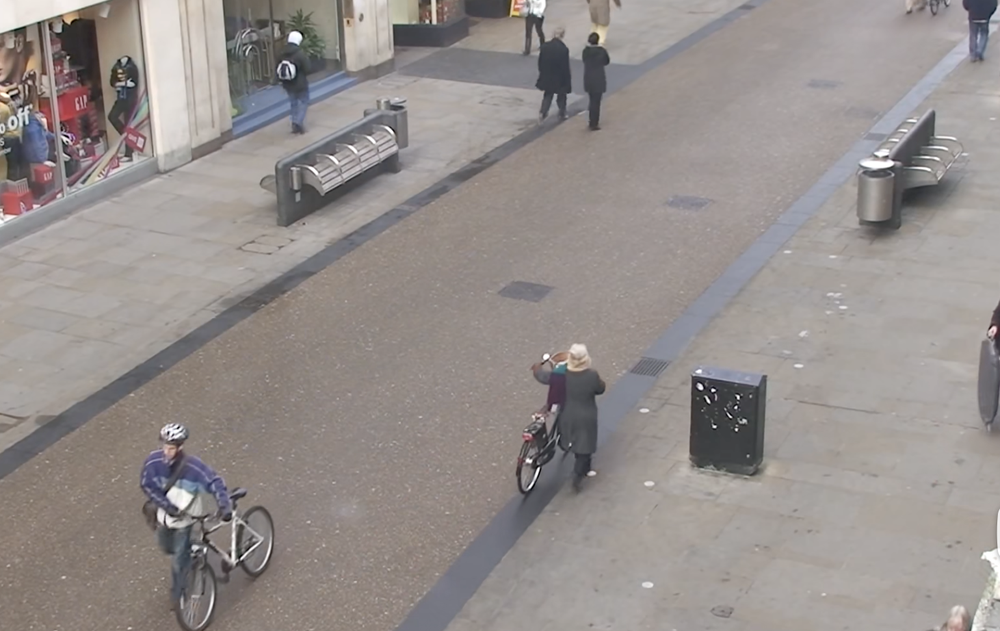
#> input picture video/people3.png, 1000 x 631 px, shrunk from 1462 x 922 before the run
$ python detect.py
#> lines starting #> are read from the running program, lines starting #| are printed output that depends on the picture; after the words box and inside, x2 and y2 are one past the last pixel; in counts of white or black regions, pixels touching at a corner belong together
#> further down, img is the input picture: shape (631, 1000, 3); mean B, G, R 140.3, 142.6, 149.2
import cv2


class TargetDetect:
    def __init__(self):
        self.hog = cv2.HOGDescriptor()  # 定义一个模型
        self.hog.setSVMDetector(cv2.HOGDescriptor_getDefaultPeopleDetector())  # 分类是基于人的分类

    def is_inside(self, o, i):  # 如果o框在i框里面，那么就返回True，否则，返回False
        ox, oy, ow, oh = o
        ix, iy, iw, ih = i
        return ox > ix and oy > iy and ox + ow < ix + iw and oy + oh < iy + ih

    @staticmethod
    def draw_person(img, person):  # 给检测出来的人画框
        x, y, w, h = person
        cv2.rectangle(img, (x, y), (x + w, y + h), (0, 255, 255), 2)

    def dectect(self, img):

        found, w = self.hog.detectMultiScale(img)  # 这里用detectMultiScale来加载图像
#> found = [[518, 7, 74, 148], [558, 11, 72, 144], [530, 324, 97, 194]]; w = [2.57, 4.02, 1.44]
        # found is the rectangle of target

        found_filtered = []
        for ri, r in enumerate(found):
            for qi, q in enumerate(found):
                if ri != qi and self.is_inside(r, q):  # 如果是索引不同的两个框，并且r框在q框里面完全包含了，就直接break
                    print('过')  # 这里我们发现没有这种不同框相互包含的情况，三个框都不是相互包含的关系
                    break
                else:
                    found_filtered.append(r)
#> this loop made 3 passes
#> after the loop, found_filtered = [[518, 7, 74, 148], [518, 7, 74, 148], [518, 7, 74, 148], [558, 11, 72, 144], [558, 11, 72, 144], [558, 11, 72, 144], [530, 324, 97, 194], [530, 324, 97, 194], [530, 324, 97, 194]]
        for person in found_filtered:
            self.draw_person(img, person)
#> this loop made 9 passes
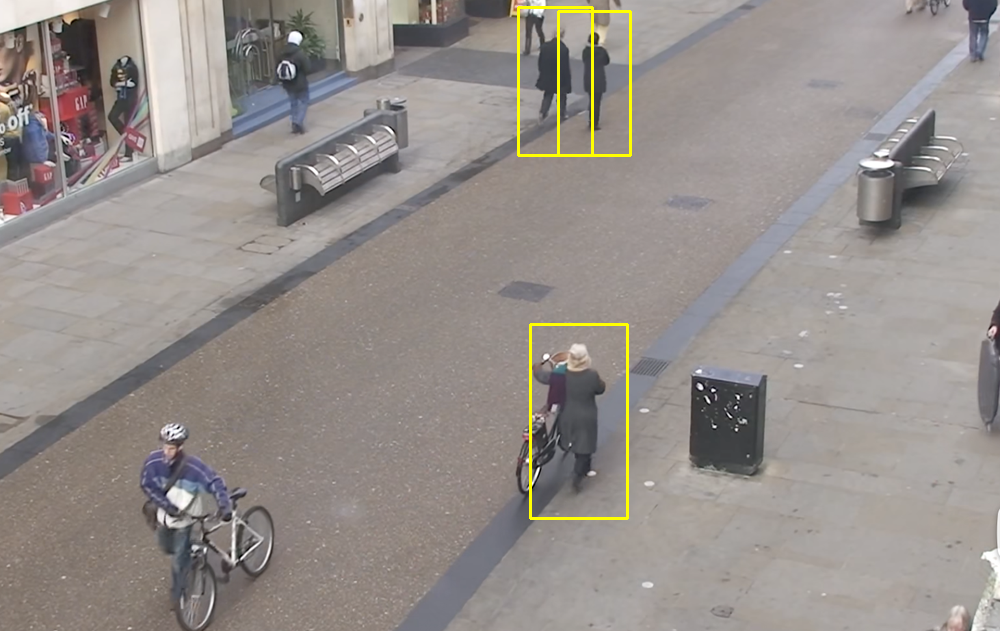
#> img: shape (631, 1000, 3); 0.67% of pixels changed, all inside (x1, y1, x2, y2) = (517, 6, 632, 520)

        return img


if __name__ == "__main__":
    detectModel = TargetDetect()
    img = cv2.imread('../video/people3.png')
    detectModel.dectect(img)

$ run again, with video/people2.png copied over video/people3.png
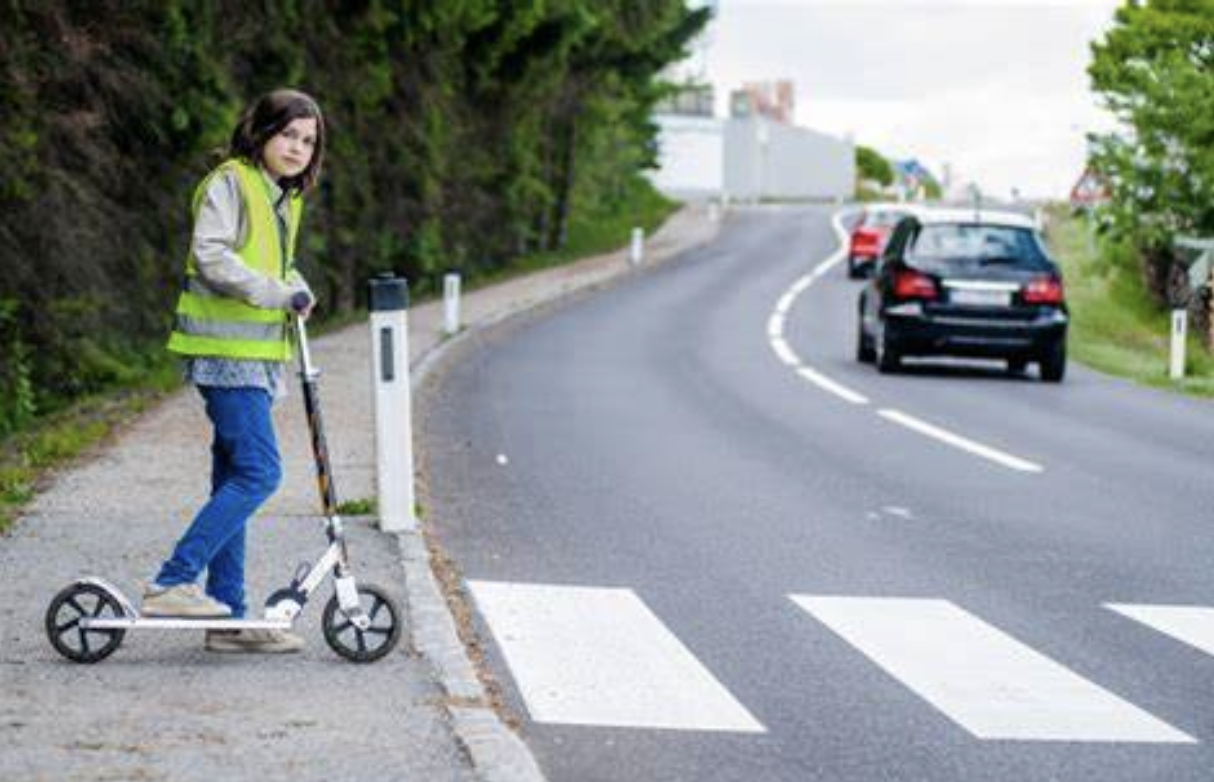
#> input picture video/people2.png, 1214 x 782 px
#> img is the input picture: shape (782, 1214, 3); mean B, G, R 143.9, 145, 138.8
#> in dectect, `found, w = self.hog.detectMultiScale(img)`: found = [[405, 180, 90, 180]]; w = [0.45]
#> the loop in dectect, `for ri, r in enumerate(found):` made 1 pass
#> (ri, r) on pass 1: (0, [405, 180, 90, 180])
#> after the loop in dectect, `for ri, r in enumerate(found):`: found_filtered = [[405, 180, 90, 180]]
#> the loop in dectect, `for person in found_filtered:` made 1 pass
#> after the loop in dectect, `for person in found_filtered:`:
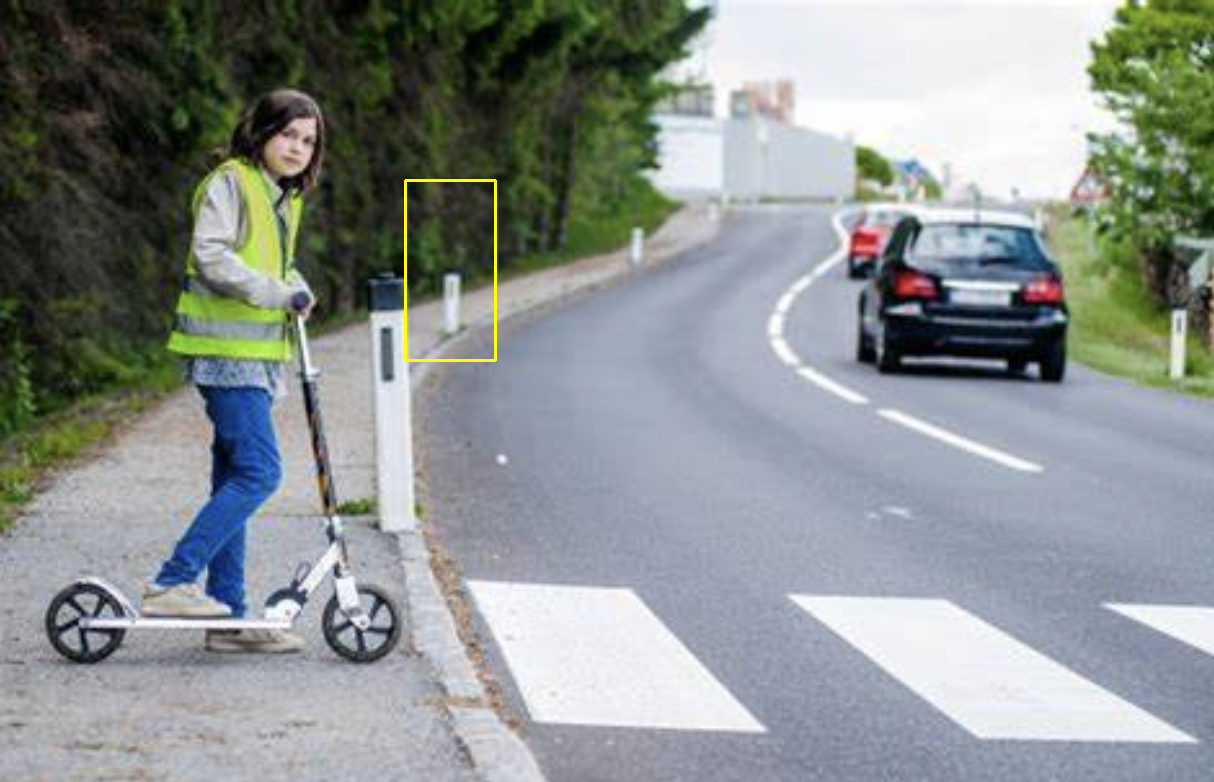
#> img: shape (782, 1214, 3); 0.17% of pixels changed, all inside (x1, y1, x2, y2) = (404, 179, 497, 362)
